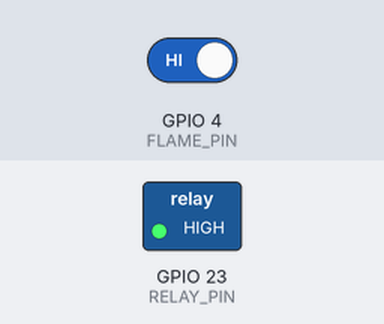
Bench run of a sketch on a simulated ESP32. Parts: switched loads named in the sketch (green lamp = pin HIGH). Inputs (shaded band) come from the test bench; at power-on: GPIO 4 (FLAME_PIN) HIGH. WiFi joins after 1.5 s; servers stay silent unless stated; uploads are accepted with an empty reply; what the sketch prints to the serial monitor is not drawn.

Above: at 2.7 s.
2.8 s: GPIO 4 (FLAME_PIN) driven LOW
At 4.9 s:
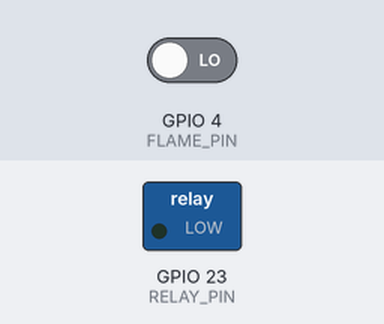
5.7 s: GPIO 4 (FLAME_PIN) driven HIGH
At 6.6 s:
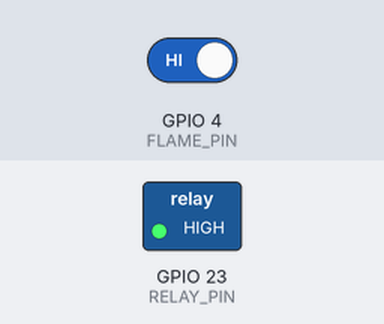
Timing chart, 0 to 8.7 s (numbered marks = the images above; inputs shaded):
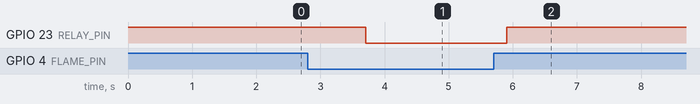

The sketch:

flame.ino
```cpp
#include <WiFi.h>
#include <HTTPClient.h>

// WIFI
#define WIFI_SSID       "YOUR_SSID"
#define WIFI_PASS       "YOUR_PASSWORD"

// SENSOR & RELAY
#define FLAME_PIN       4     // Digital output flame sensor
#define RELAY_PIN       23    // Relay active-low

// SERVER
const char* host = "192.168.1.10";
const int   port = 3000;
const char* device = "ESP32-FLAME-RELAY";

void kirimData(int flameValue, int relayStatus) {
  if (WiFi.status() != WL_CONNECTED) return;

  String json = String("{\"flame\":") + flameValue +
                ",\"relayStatus\":" + relayStatus + "}";

  String url = String("http://") + host + ":" + port + "/api/ingest?device=" + device;

  HTTPClient http;
  http.begin(url);
  http.addHeader("Content-Type", "application/json");

  int code = http.POST(json);
  Serial.printf("POST => %d\n", code);
  if (code > 0) Serial.println(http.getString());

  http.end();
}

void setup() {
  Serial.begin(115200);

  pinMode(FLAME_PIN, INPUT);
  pinMode(RELAY_PIN, OUTPUT);
  digitalWrite(RELAY_PIN, HIGH); // OFF awal (active-low)

  WiFi.begin(WIFI_SSID, WIFI_PASS);
  Serial.print("Connecting");
  while (WiFi.status() != WL_CONNECTED) {
    Serial.print(".");
    delay(300);
  }
  Serial.println("\nWiFi connected");
}

void loop() {
  int flameValue = digitalRead(FLAME_PIN);
  // flameValue: LOW = api terdeteksi, HIGH = aman

  Serial.printf("Flame Sensor: %d\n", flameValue);

  if (flameValue == LOW) {
    digitalWrite(RELAY_PIN, LOW);   // Relay ON
    Serial.println("Api terdeteksi, relay ON");
  } else {
    digitalWrite(RELAY_PIN, HIGH);  // Relay OFF
    Serial.println("Aman, relay OFF");
  }

  int relayStatus = (digitalRead(RELAY_PIN) == LOW) ? 1 : 0;

  kirimData(flameValue, relayStatus);

  delay(2000);
}
```

Measured:
- after the input at 2.8 s, GPIO 23 (RELAY_PIN): HIGH → LOW after 0.90 s
- after the input at 5.7 s, GPIO 23 (RELAY_PIN): LOW → HIGH after 0.20 s
